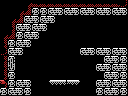

Below is a game level as drawn by its tile map, then a one-line description and the .tmx file that defines it, in full:
An orthogonal 16x12 tile map with 8x8 px tiles, 1 tile layer (Tile Layer 1) and 6 objects (2x item, big-item, breakable-left, door-left, 4x4-item).

<map version="1.0" orientation="orthogonal" renderorder="right-down" width="16" height="12" tilewidth="8" tileheight="8" nextobjectid="10">
 <properties>
  <property name="down" value="hole" />
  <property name="right" value="half-hole" />
 </properties>
 <tileset firstgid="1" name="tiles" tilewidth="8" tileheight="8" tilecount="256" columns="16">
  <image source="tiles.png" width="128" height="128" />
 </tileset>
 <layer name="Tile Layer 1" width="16" height="12">
  <data encoding="csv">
167,167,167,129,252,252,252,252,252,252,252,252,252,252,252,124,
167,167,129,127,165,165,103,104,103,104,103,104,103,104,103,104,
167,129,127,103,104,103,104,1,1,1,1,1,1,1,1,1,
167,251,103,104,103,104,1,1,1,1,1,1,1,1,1,1,
129,127,165,103,104,1,1,1,1,1,1,1,1,1,1,1,
251,165,103,104,1,1,1,1,1,1,1,1,1,1,1,1,
124,103,104,1,1,1,1,1,1,1,103,104,103,104,103,104,
251,105,1,1,1,1,1,1,1,1,1,1,1,103,104,165,
251,106,1,1,1,1,1,1,1,1,1,1,103,104,103,104,
251,165,1,1,1,1,1,1,1,1,1,1,1,103,104,165,
119,165,103,104,1,1,172,246,170,171,1,1,103,104,103,104,
165,103,104,165,1,1,1,1,1,1,1,1,165,103,104,165
</data>
 </layer>
 <objectgroup name="objects">
  <object id="1" type="item" x="16" y="64" width="16" height="16" />
  <object id="2" type="big-item" x="88" y="24" width="32" height="24" />
  <object id="4" type="breakable-left" x="0" y="56" width="16" height="24" />
  <object id="7" type="door-left" x="0" y="56" width="16" height="24" />
  <object id="8" type="4x4-item" x="88" y="16" width="32" height="32" />
  <object id="9" type="item" x="56" y="64" width="16" height="16" />
 </objectgroup>
</map>
